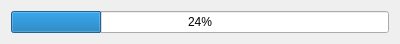
<?xml version="1.0" encoding="UTF-8"?>
<ui version="4.0">
 <class>loading</class>
 <widget class="QWidget" name="loading">
  <property name="windowModality">
   <enum>Qt::WindowModal</enum>
  </property>
  <property name="geometry">
   <rect>
    <x>0</x>
    <y>0</y>
    <width>400</width>
    <height>31</height>
   </rect>
  </property>
  <property name="windowTitle">
   <string>in progress</string>
  </property>
  <layout class="QGridLayout" name="gridLayout">
   <item row="0" column="0">
    <widget class="QProgressBar" name="progressBar">
     <property name="value">
      <number>24</number>
     </property>
    </widget>
   </item>
  </layout>
 </widget>
 <resources/>
 <connections/>
</ui>
